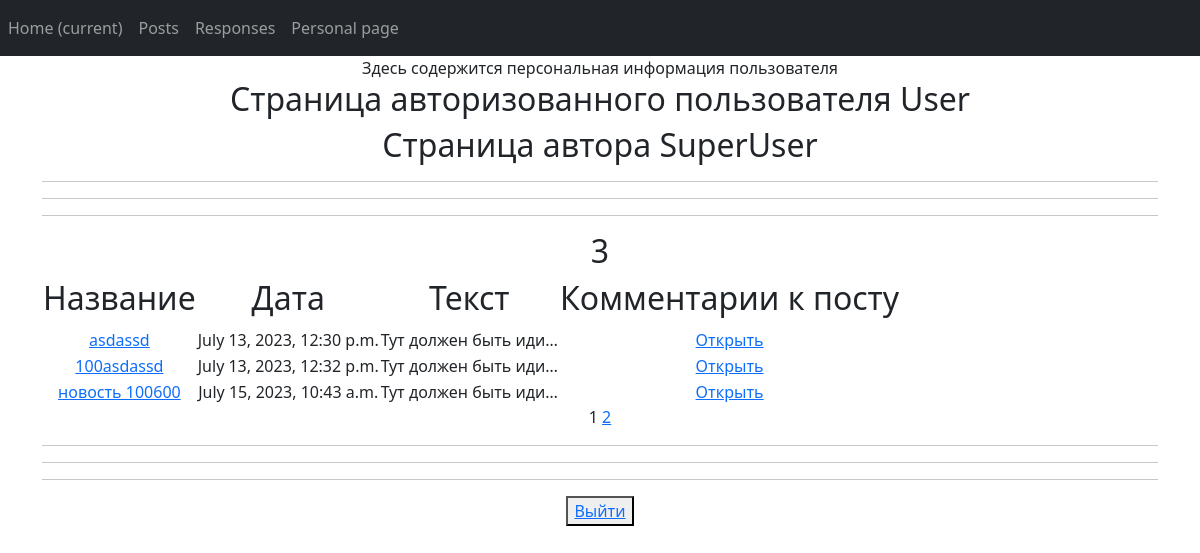
/personal_page/ (signed in), run on the app's committed database.
### board/models.py (models this page shows, shortened)
class Author(models.Model):
    user = models.OneToOneField(User, on_delete=models.CASCADE)
    name = models.CharField(max_length=20)

class Post(models.Model):
    author = models.ForeignKey(Author, on_delete=models.CASCADE)
    time_in = models.DateTimeField(auto_now_add=True)
    post_name = models.CharField(max_length=100)
    post_text = models.TextField(default="Тут должен быть идиотский контент, а будет абракадабра, для проверки задания: дурак ываываываф идиот ыафыаываывфа мудак ываф ываф ывп фывп фвап фвп выа фывп фыва выа ыфвп выа фыв афвыа ывф.")
    category = models.ManyToManyField(Category, through='PostCategory')

### board/views.py (the view)
# urls.py: path('personal_page/', IndexView.as_view()),
class IndexView(LoginRequiredMixin, ListView):
    model = Post
    ordering = '-time_in'
    template_name = 'protect/index.html'
    context_object_name = 'post_list'
    paginate_by = 2
    def get_queryset(self):
        queryset = Post.objects.filter(author__user=self.request.user)
        return queryset
    def get_context_data(self, **kwargs):
        context = super().get_context_data(**kwargs)
        context['author'] = Author.objects.get(user=self.request.user)
        context['posts'] = Post.objects.filter(author=context['author'])
        return context

### templates/protect/index.html (shortened to what this page needs)
{% extends "flatpages/base.html" %}
{% load custom_tags %}
{% block content %}
<div> Здесь содержится персональная информация пользователя </div>
<h2>Страница авторизованного пользователя {{request.user.username}}</h2>
<h2>Страница автора {{author.name}}</h2>
<hr>
<hr>
<hr>
   {% if posts %}
    <h2>{{posts|length}}</h2>
       <table>
           <tr>
               <td><h2>Название</h2></td>
               <td><h2>Дата</h2></td>
               <td><h2>Текст</h2></td>
               <td><h2>Комментарии к посту</h2></td>
           </tr>
           {% for post in posts %}
           <tr>
               <td><a href="/posts/{{post.id}}">{{ post.post_name }}</a></td>
               <td>{{ post.time_in| date:'DATETIME_FORMAT' }}</td>
               <td>{{ post.post_text|truncatechars:20 }}</td>
               <td><a href="/posts/{{post.id}}/all_responses">Открыть</a></td>
           </tr>
           {% endfor %}
       </table>
   {% else %}
       <h2>Новостей нет!</h2>
   {% endif %}
   {{ page_obj.number }}
   {% if page_obj.has_next %}
       <a href="?page={{ page_obj.next_page_number }}">{{ page_obj.next_page_number }}</a>
   {% endif %}
<hr>
<hr>
<hr>
<button> <a href="sign/logout/">Выйти</a> </button>
{% endblock content %}

### data on the page
Author: name "SuperUser"
Post: post_name "asdassd", time_in "July 13, 2023, 12:30 p.m.", post_text "Тут должен быть иди…"
Post: post_name "100asdassd", time_in "July 13, 2023, 12:32 p.m.", post_text "Тут должен быть иди…"
Post: post_name "новость 100600", time_in "July 15, 2023, 10:43 a.m.", post_text "Тут должен быть иди…"

### other printed values
{{ request.user.username }} "User"
{{ posts|length }} "3"
{{ page_obj.number }} "1"
{{ page_obj.next_page_number }} "2"
